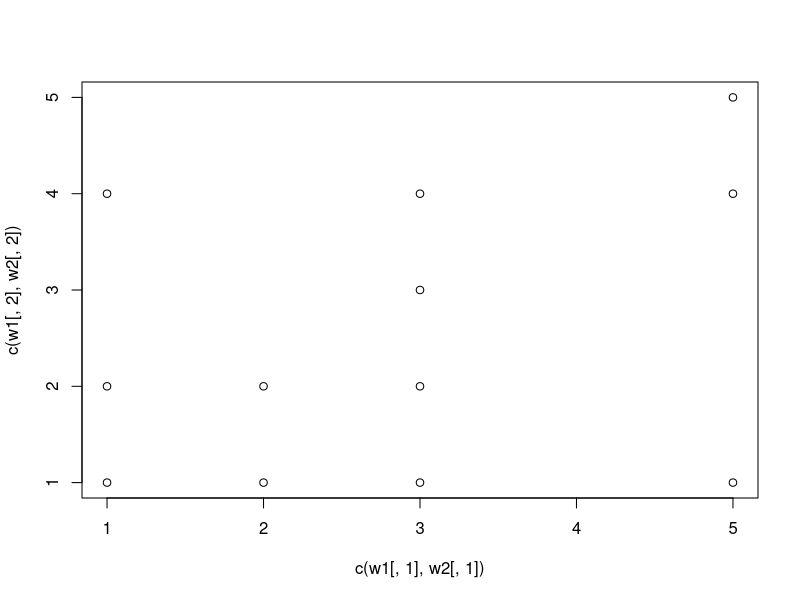
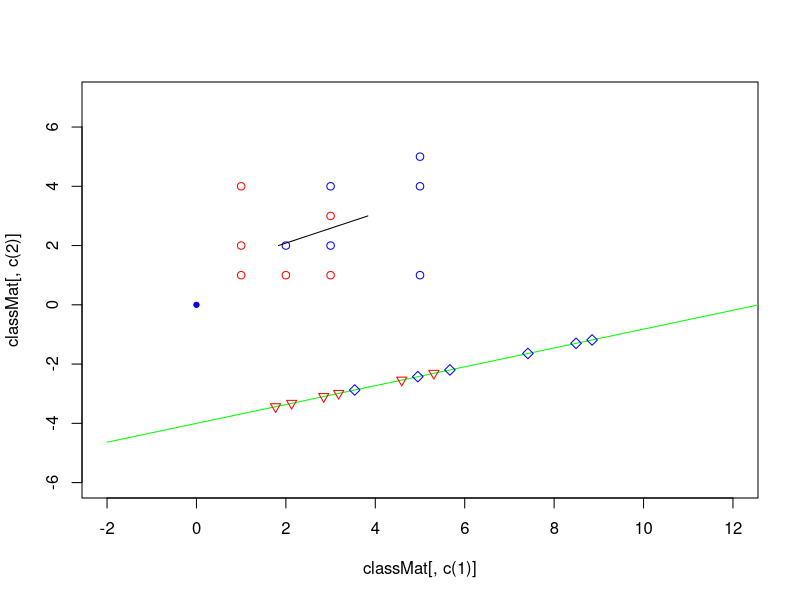

Reproduce these figures in R, in order.
library(MASS)



w1 = t(matrix(c(1, 1, 1, 2, 1, 4, 2, 1, 3, 1, 3, 3), nrow = 2, ncol = 6))
w2 = t(matrix(c(2, 2, 3, 2, 3, 4, 5, 1, 5, 4, 5, 5), nrow = 2, ncol = 6))
plot(c(w1[,1],w2[,1]),c(w1[,2], w2[,2]))
  
classMat = matrix(c(w1,w2), ncol = 4)    
classMat

w1Mean = c(0,0)
w2Mean = c(0,0)

for(x in 1:2)
{
  for(y in 1:6)
  {
    w2Mean[x] = w2Mean[x] + w2[y,x]
    w1Mean[x] = w1Mean[x] + w1[y,x]
  }
}
w1Mean = w1Mean * (1/6)
w2Mean = w2Mean * (1/6)
w1Mean
w2Mean


w1Scatter = c(0,0)
w2Scatter = c(0,0)
for(x in 1:2)
{
  for(y in 1:6)
  {
    w2Scatter[x] = w2Scatter[x] - w2Mean[x]
    w1Scatter[x] = w1Scatter[x] - w1Mean[x]
  }
}


plot(classMat[,c(1)], classMat[,c(2)],  col = 'red', xlim = range(-2:12), ylim = range(-6:7))
points(classMat[,c(3)], classMat[,c(4)],  col = 'blue', xlim = range(-2:12), ylim = range(-6:7))

lines(c(w1Mean[1],w2Mean[1]),c(w1Mean[2],w2Mean[2]))
SB = t(t(w1Mean - w2Mean))

SB = SB %*% t(SB)
SB
w1Mean
S1 = matrix(c(0,0,0,0), ncol = 2)
S2 = matrix(c(0,0,0,0), ncol = 2)
for(x in 1:6)
{
  S1 = S1 + ((t(t(w1[x,])) - t(t(w1Mean))) %*% (t( t(t(w1[x,])) - t(t(w1Mean)) )))
  S2 = S2 + ((t(t(w2[x,])) - t(t(w2Mean))) %*% (t( t(t(w2[x,])) - t(t(w2Mean)) )))
}
SW = S1 + S2
S1
S2
SW
w = solve(SW) %*% (w1Mean - w2Mean)
w
JW = (t(w) %*% SB %*% w) / (t(w) %*% SW %*% w)
JW
lines(-2:14, (JW*-2:14) -4, col = "green")
w1Proj = c(0,0,0,0,0,0)
w2Proj = c(0,0,0,0,0,0)
scaledW = w * -10
for(x in 1:6)
{
  w1Proj[x] = t(scaledW) %*% w1[x,]
  w2Proj[x] = t(scaledW) %*% w2[x,]
}
points(w1Proj, JW * (w1Proj)-4, pch = 6, col = 'red')
points(w2Proj, JW * (w2Proj)-4, pch = 5, col = 'blue')

w1MeanProj = t(t(c(0,0)))
w1MeanProj
w2MeanProj = t(t(c(0,0)))
w2MeanProj
w1Mean


w1MeanProj = w1MeanProj
points(w1MeanProj[1], w1MeanProj[2], pch = 20, col = 'red')
points(w2MeanProj[1], w2MeanProj[2], pch = 20, col = 'blue')
lines(c(w1MeanProj[1], w2MeanProj[1]), c(w1MeanProj[2], w2MeanProj[2]))
